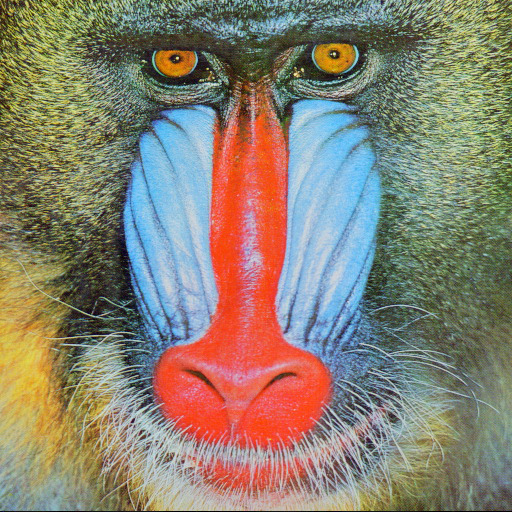
#> input picture new.png, 512 x 512 px, given in place of 768x576.avi, which was not available
$ jupyter execute --allow-errors peresentation1.ipynb   (older library calls are emulated)   (text cells are left out)
#> lines starting #> are read from the running program, lines starting #| are printed output that depends on the picture; after the words box and inside, x2 and y2 are one past the last pixel; in counts of white or black regions, pixels touching at a corner belong together; pictures that were not available may be replaced by others from this repository, and a replacement may not be noted
[cell 1]
import cv2
import numpy as np
def show_img(img):
    cv2.imshow('image', img)
    cv2.waitKey(0)
    cv2.destroyWindow('image')

[cell 2]
img = cv2.imread('data/baboon.jpg')

[cell 3]
cv2.imshow('image', img)
cv2.waitKey(0)
cv2.destroyWindow('image')

[cell 4]
cv2.imwrite('new.png', img)
#> Out = True

[cell 5]
import numpy as np
import cv2

cap = cv2.VideoCapture('data/768x576.avi')

while(cap.isOpened()):
    ret, frame = cap.read()
#> frame is the input picture: shape (512, 512, 3); mean B, G, R 112.9, 129.1, 137.1
    gray = cv2.cvtColor(frame, cv2.COLOR_BGR2GRAY)
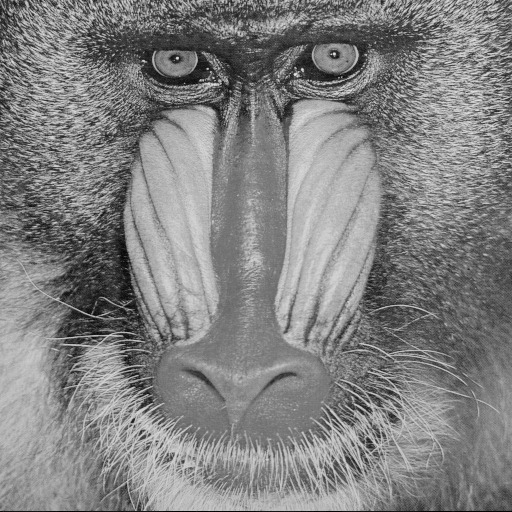
#> gray: shape (512, 512); min 0, max 234, mean 129.7
    cv2.imshow('frame',gray)
    if cv2.waitKey(1) & 0xFF == ord('q'):
#> (key q is pressed here)
        break

cap.release()
cv2.destroyAllWindows()

[cell 6]
img = cv2.imread('data/baboon.jpg')
#> (the rest of this cell did not finish here and is left out)

#> (a cell that did not finish here is left out)

#> (a cell that did not finish here is left out)

#> (a cell that did not finish here is left out)

#> (a cell that did not finish here is left out)

#> (a cell that did not finish here is left out)

#> (a cell that did not finish here is left out)

[cell 13]
img1 = cv2.imread('data/baboon.jpg')
img2 = cv2.imread('data/opencv-logo.png')
#> (the rest of this cell did not finish here and is left out)

[cell 14]
import matplotlib.pyplot as plt
import numpy as np
w=10
h=10
fig=plt.figure(figsize=(20, 20))
columns = 4
rows = 5
for i in range(1, columns*rows +1):
    img = np.random.randint(10, size=(h,w))
    fig.add_subplot(rows, columns, i)
    plt.imshow(img)
plt.show()
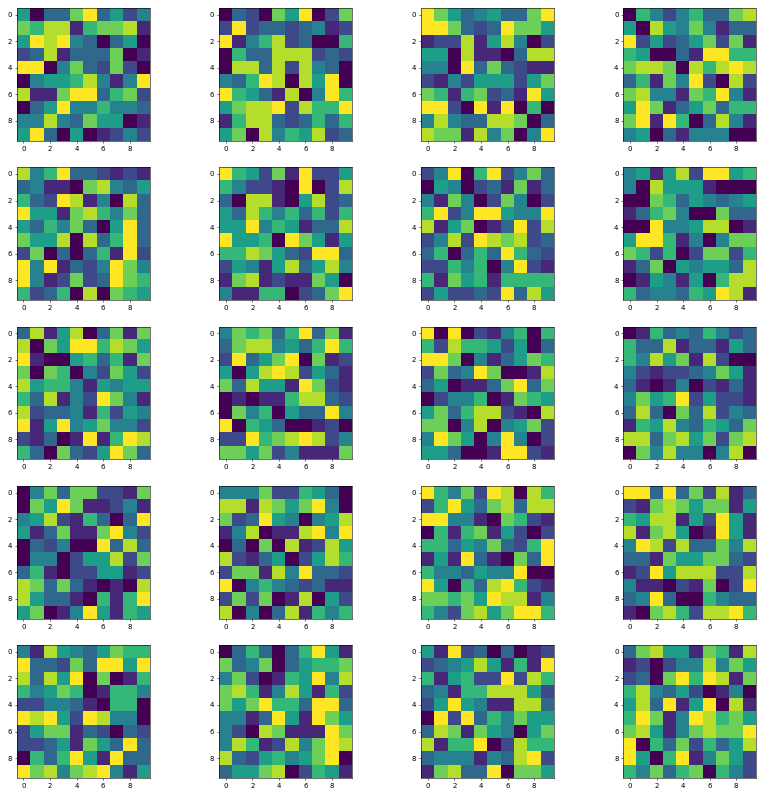
#> figure drawn by matplotlib, 20 panels

[cell 15]
bgr = cv2.imread('data/starry_night.jpg')

#> (a cell that did not finish here is left out)

[cell 17]
import matplotlib.pyplot as plt
import numpy as np
import cv2
bgr = cv2.imread('data/starry_night.jpg')
#> (the rest of this cell did not finish here and is left out)

[cell 18]
import cv2
import numpy as np

cap = cv2.VideoCapture('data/Megamind.avi')

while(1):

    # Take each frame
    _, frame = cap.read()

    # Convert BGR to HSV
    hsv = cv2.cvtColor(frame, cv2.COLOR_BGR2HSV)
#> hsv: shape (512, 512, 3); mean H, S, V 59.6, 95.1, 158.7

    # define range of blue color in HSV
    lower_blue = np.array([80,0,0])
    upper_blue = np.array([120,255,255])

    # Threshold the HSV image to get only blue colors
    mask = cv2.inRange(hsv, lower_blue, upper_blue)
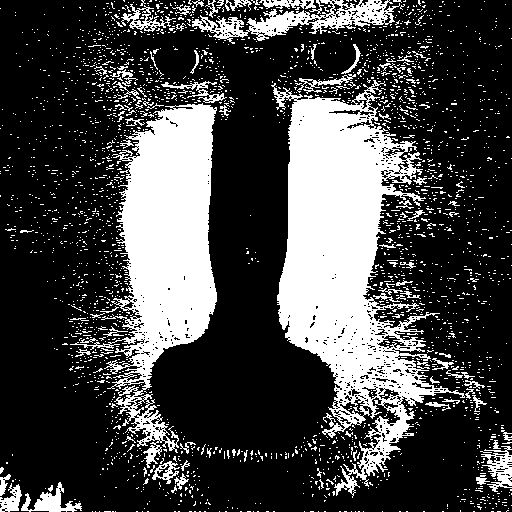
#> mask: shape (512, 512); 27.2% white; 2654 white regions (2561 under 20 px), largest, box (x1, y1, x2, y2) and area: (271, 80, 465, 498) 31565, (70, 103, 217, 468) 21861, (192, 0, 400, 44) 3056

    # Bitwise-AND mask and original image
    res = cv2.bitwise_and(frame,frame, mask= mask)
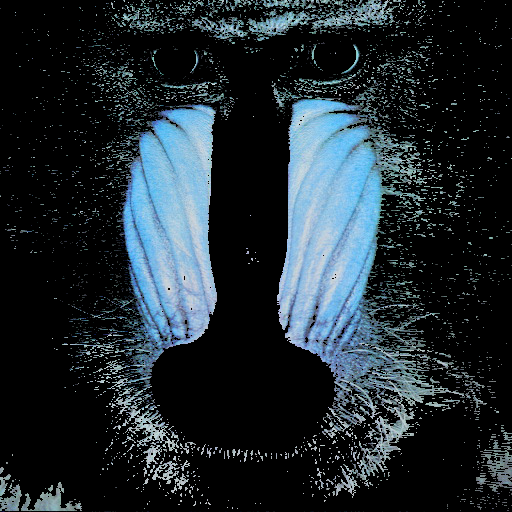
#> res: shape (512, 512, 3); mean B, G, R 48.9, 42.8, 32.9

#   cv2.imshow('frame',frame)
#   cv2.imshow('mask',mask)
    cv2.imshow('res',res)
    k = cv2.waitKey(5) & 0xFF
#> (key q is pressed here)
    if k == 27:
        break

cv2.destroyAllWindows()

[cell 19]
cv2.destroyAllWindows()

[cell 20]
import cv2
import numpy as np
from matplotlib import pyplot as plt
img = cv2.imread('data/linear_gradient.png',0)
ret,thresh1 = cv2.threshold(img,127,255,cv2.THRESH_BINARY)
ret,thresh2 = cv2.threshold(img,127,255,cv2.THRESH_BINARY_INV)
ret,thresh3 = cv2.threshold(img,127,255,cv2.THRESH_TRUNC)
ret,thresh4 = cv2.threshold(img,127,255,cv2.THRESH_TOZERO)
ret,thresh5 = cv2.threshold(img,127,255,cv2.THRESH_TOZERO_INV)
titles = ['Original Image','BINARY','BINARY_INV','TRUNC','TOZERO','TOZERO_INV']
images = [img, thresh1, thresh2, thresh3, thresh4, thresh5]
fig = plt.figure(figsize=(10,10))
#> (the rest of this cell did not finish here and is left out)

[cell 21]
import cv2
import numpy as np
from matplotlib import pyplot as plt

img = cv2.imread('data/noisy2.png',0)

# global thresholding
ret1,th1 = cv2.threshold(img,127,255,cv2.THRESH_BINARY)

# Otsu's thresholding
ret2,th2 = cv2.threshold(img,0,255,cv2.THRESH_BINARY+cv2.THRESH_OTSU)
#> ret2 = 0

# Otsu's thresholding after Gaussian filtering
#> (the rest of this cell did not finish here and is left out)
